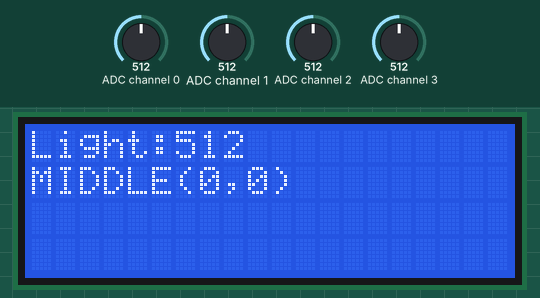
Bench run of a program on a simulated Raspberry Pi (BCM pin numbers). Shown: 20×4 character LCD. The test bench sets the inputs (shaded band); at power-on: ADC channel 0 = 512, ADC channel 2 = 512, ADC channel 3 = 512, ADC channel 1 = 512 (analog values on the 0–1023 scale).

Above: at 1.2 s.
1.3 s: ADC channel 0 set to 716
At 2.9 s:
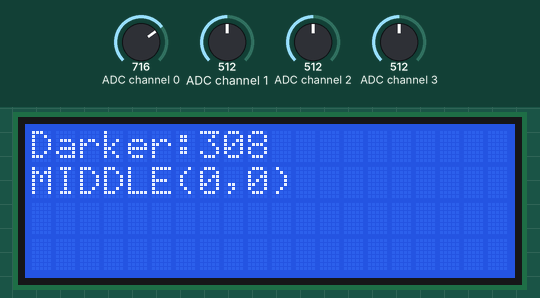
4.7 s: ADC channel 2 set to 990
6.4 s: ADC channel 2 set to 1016
At 8.5 s:
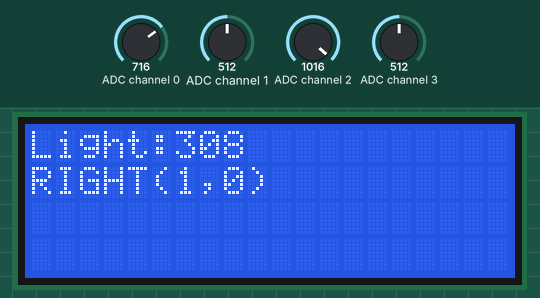
8.8 s: ADC channel 3 set to 985
10.6 s: ADC channel 3 set to 1016
At 12.3 s:
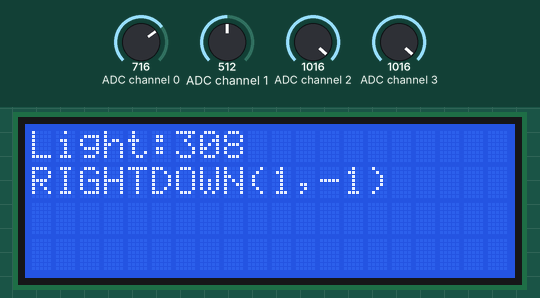
14.7 s: ADC channel 0 set to 992
At 16.5 s:
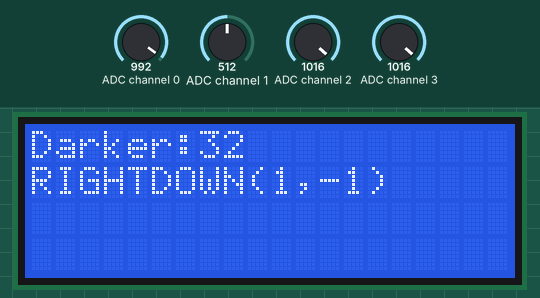
Timing chart, 0 to 18.0 s (numbered marks = the images above; inputs shaded):
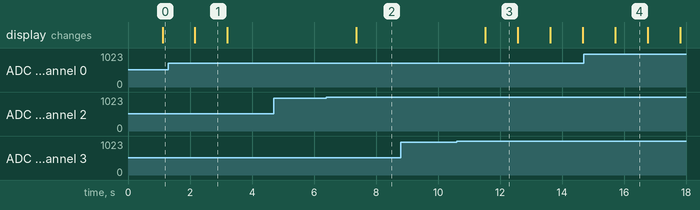

Measured:
- the behaviour switches between 1000 and 1001 on ADC channel 2 (found by bisection; images 1 and 2)
- the behaviour switches between 1000 and 1001 on ADC channel 3 (found by bisection; images 2 and 3)
- after the input at 1.3 s, the display: first changes after 0.86 s (image 1 shows a later state)
- after the input at 4.7 s, every drawn part: stays the same
- after the input at 6.4 s, the display: changes after 0.96 s (image 2)
- after the input at 8.8 s, every drawn part: stays the same
- after the input at 10.6 s, the display: first changes after 0.93 s (image 3 shows a later state)
- after the input at 14.7 s, the display: first changes after 1.0 s (image 4 shows a later state)
- what the display in image 1 shows lasts 1.0 s, from 2.2 s to 3.2 s

The program:

homework4.py
```python
# Import required Python libraries
import time
import sys
import smbus
import spidev
import os

tmpData = 0
joystick = [0, 0, 0]

# open(bus, device) : open(X,Y) will open /dev/spidev-X.Y
spi = spidev.SpiDev()
spi.open(0,0)
spi.max_speed_hz = 976000

# Read SPI data from MCP3008, Channel must be an integer 0-7
def ReadChannel(ch):
    if ((ch > 7) or (ch < 0)):
       return -1
    adc = spi.xfer2([1,(8+ch)<<4,0])
    data = ((adc[1]&3)<<8) + adc[2]
    return data

# Define sensor channels
light_ch = 0
swt_channel = 1
vrx_channel = 2
vry_channel = 3

# LCD setup
sys.modules['smbus'] = smbus
from RPLCD.i2c import CharLCD
lcd = CharLCD('PCF8574', address=0x27, port=1, backlight_enabled=True)

# LCD show data
def showLCD(data, joyList):
    global tmpData
    lcd.clear()
    lcd.cursor_pos = (0, 0)
    x = tmpData - data
    JOY = ""
    xy = ""

    if(x > 10):
        lcd.write_string("Darker:" + str(data))
    elif(x < -10):
        lcd.write_string("Lighter:" + str(data))
    else:
        lcd.write_string("Light:" + str(data))

    tmpData = data

    lcd.cursor_pos = (1, 0)
    if(joyList[0] > 1000):
        JOY = JOY + "RIGHT"
        xy = "1"
    elif(joyList[0] < 10):
        JOY = JOY + "LEFT"
        xy = "-1"
    else:
        xy = "0"

    if(joyList[1] > 1000):
        JOY = JOY + "DOWN"
        xy += ",-1"
    elif(joyList[1] < 10):
        JOY = JOY + "UP"
        xy += ",1"
    else:
        xy += ",0"

    if(xy == "0,0"):
        JOY = "MIDDLE"

    '''if(joyList[2] < 2):
        JOY = JOY + "PRESSED"'''

    lcd.write_string(JOY + "(" + xy + ")")

try:
    while True:
        # Read the light sensor data
        light_data = 1024 - ReadChannel(light_ch)

        # Read the joystick position data
        joystick[0] = ReadChannel(vrx_channel)
        joystick[1] = ReadChannel(vry_channel)

        # Read switch state
        joystick[2] = ReadChannel(swt_channel)

        # Print out results
        showLCD(light_data, joystick)

        # Delay seconds
        time.sleep(1)
except:
    pass
finally:
    # Reset GPIO settings
    lcd.clear()
```
